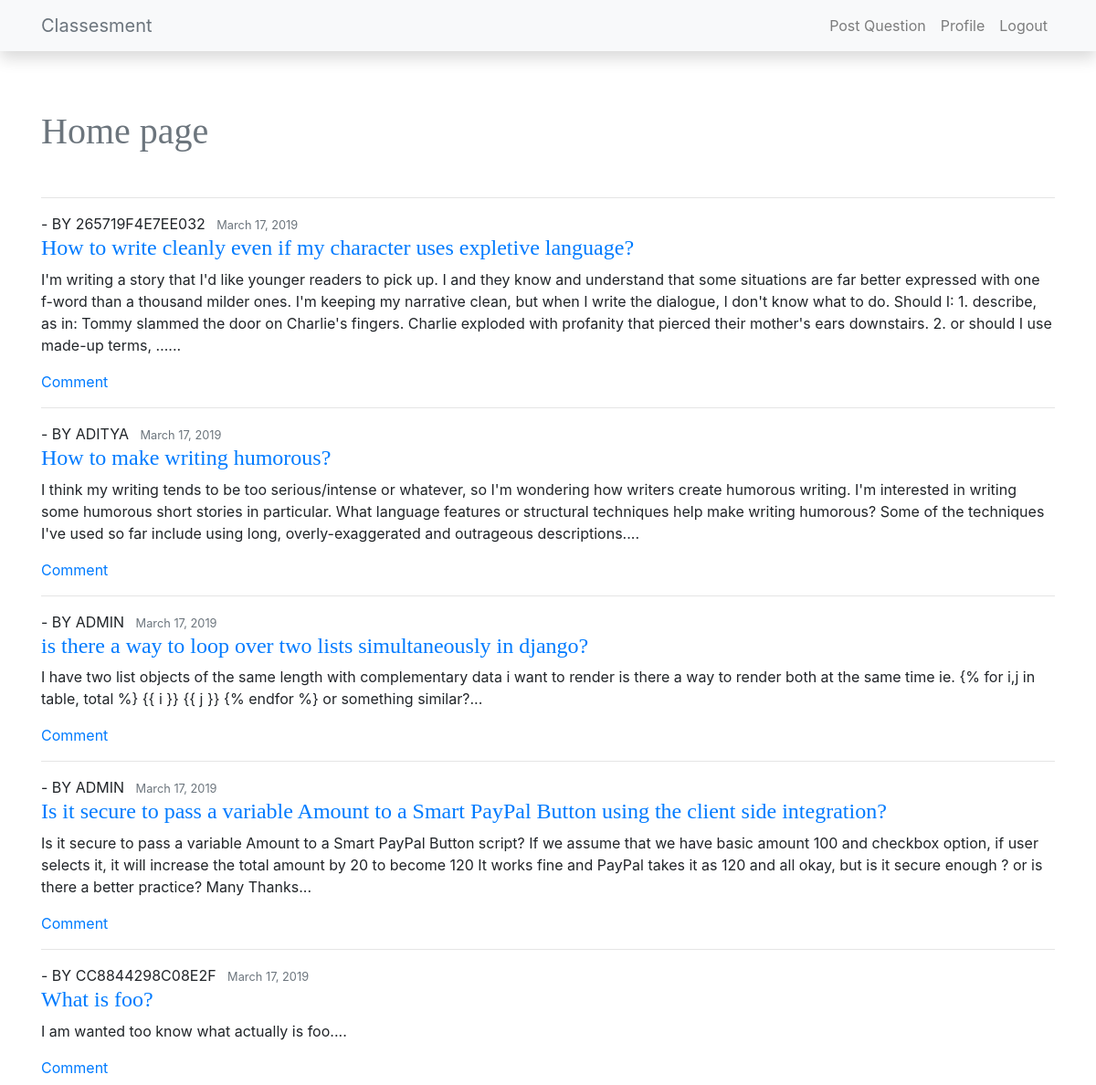
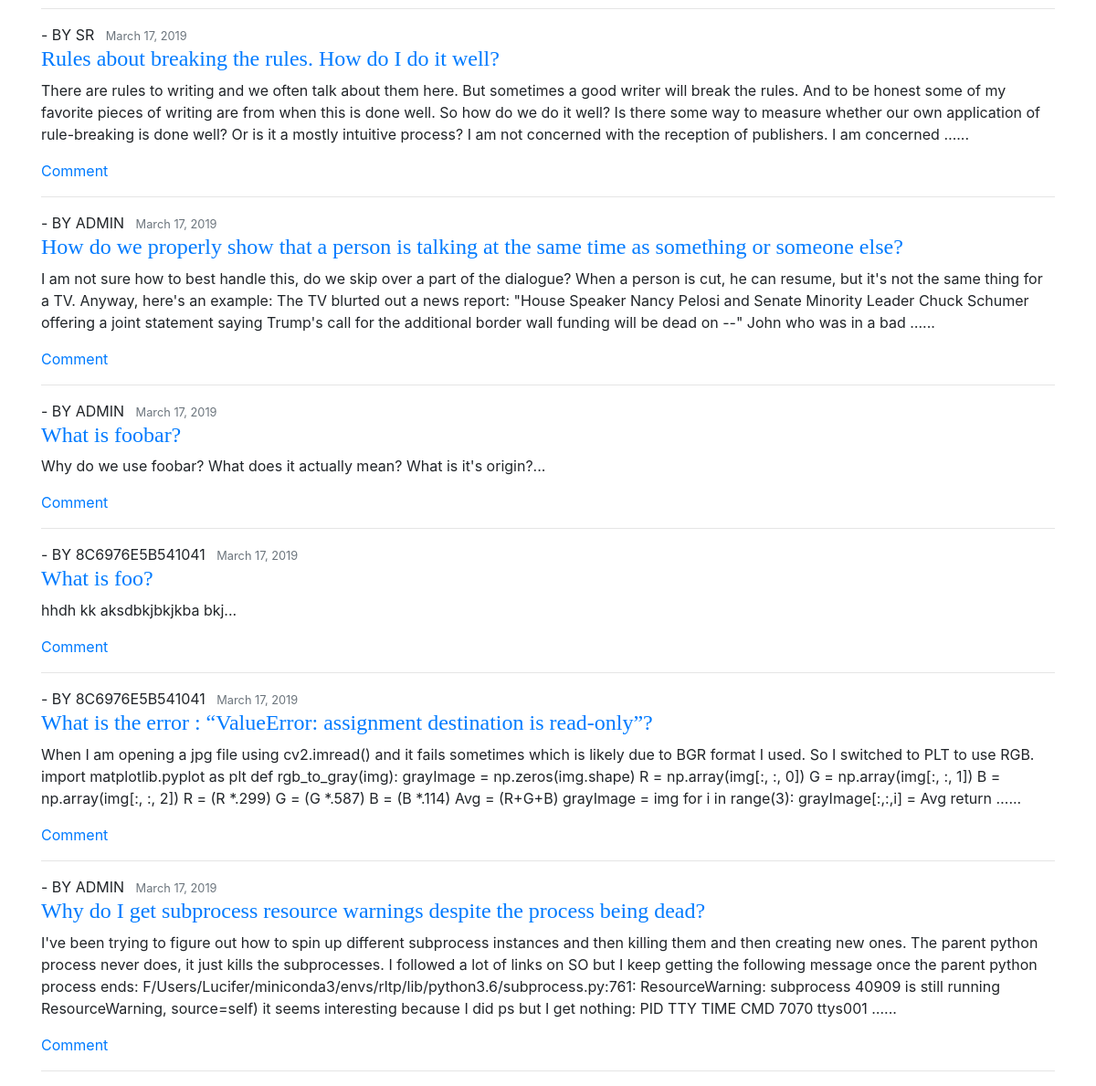
The app's page / (signed in) with its own data (2 pictures, top to bottom).
### blog/models.py (models this page shows)
class Post(models.Model):
    author = models.ForeignKey(User, on_delete=models.CASCADE)
    title = models.CharField(max_length = 100)
    content = models.TextField()
    dateposted = models.DateTimeField(default=timezone.now)
    tags = TaggableManager()
    anonymous = models.BooleanField()

### blog/views.py (the view)
# urls.py: path('', views.home, name='blog-home'),
@login_required
def home(request):
    posts = Post.objects.all()
    hash_user = []
    for post in posts:
        if post.anonymous == True:
            hash_user.append(encrypt_string(post.author.username)[:15])
        else:
            hash_user.append(post.author.username)
    context = {
        'posts':zip(posts, hash_user),
        'name':'Home Page',
        'head':'Home page'
    }
    return render(request, 'blog/home.html', context=context)

### blog/views.py (called while the page is built)
def encrypt_string(hash_string):
    sha_signature = \
        hashlib.sha256(hash_string.encode()).hexdigest()
    return sha_signature

### blog/templates/blog/home.html
{% extends "blog/base.html" %}
{% block content %}
<h1 class="text-muted">{{ head }}</h1>
<br>
<hr>
    {% for post, user in posts %}
        <article class="media content-section">
          <div class="media-body">
            <div class="article-metadata">
              <a class="mr-2" style="text-transform:uppercase"> - By {{ user }}</a>
              <small class="text-muted">{{ post.dateposted|date:"F d, Y" }}</small>
            </div>
            <h4><a class="article-title" href="{% url 'thread' post.id %}">{{ post.title }}</a></h4>
            <p class="article-content">{{ post.content|truncatewords:80 }}...</p>
            <a class="article-title" href="{% url 'thread' post.id %}">Comment</a>
          </div>
        </article>
        <hr>
    {% endfor %}
{% endblock content %}

### blog/templates/blog/base.html (shortened to what this page needs)
{% load static %}
<!DOCTYPE html>
<html lang="en">
<head>
    <link rel="stylesheet" href="https://stackpath.bootstrapcdn.com/bootstrap/4.3.1/css/bootstrap.min.css">
    <link rel="stylesheet" type='text/css' href="{% static 'css/blog.css' %}">
</head>
<body>
    <div class="container">
        <nav class="navbar navbar-expand-lg navbar-light bg-light shadow fixed-top">
            <div class="container">
                <a class="navbar-brand text-muted text-light" href="{% url 'blog-home' %}">Classesment</a>
                <div class="collapse navbar-collapse" id="navbarResponsive">
                <ul class="navbar-nav ml-auto">
                {% if user.is_authenticated %}
                <a class="nav-item nav-link" href="{% url 'question' %}">Post Question</a>
                <a class="nav-item nav-link" href="{% url 'user-profile' %}">Profile</a>
                <a class="nav-item nav-link" href="{% url 'logout' %}">Logout</a>
                {% else %}
                <a class="nav-item nav-link" href="{% url 'login' %}">Login</a>
                <a class="nav-item nav-link" href="{% url 'register' %}">Register</a>
                {% endif %}
                </ul>
                </div>
            </div>
        </nav>
        <br>
        <br>
        <br>
        <br>
        <br>
        {% block content %}{% endblock content %}
    </div>
</body>
</html>

### users/static/css/blog.css (style rules this page uses)
h1, h2, h3, h4, h5, h6 { font-family: "Playfair Display", Georgia, "Times New Roman", serif; }

### records on screen
Post: user "265719F4E7EE032", dateposted "March 17, 2019", title "How to write cleanly even if my character uses expletive language?", content "I'm writing a story that I'd like younger readers to pick up. I and they know and understand that some situations are far better expressed with one f-word than a thousand milder ones. I'm keeping my narrative clean, but when I write the dialogue, I don't know what to do. Should I: 1. describe, as in: Tommy slammed the door on Charlie's fingers. Charlie exploded with profanity that pierced their mother's ears downstairs. 2. or should I use made-up terms, …"
Post: username "ADITYA", dateposted "March 17, 2019", title "How to make writing humorous?", content "I think my writing tends to be too serious/intense or whatever, so I'm wondering how writers create humorous writing. I'm interested in writing some humorous short stories in particular. What language features or structural techniques help make writing humorous? Some of the techniques I've used so far include using long, overly-exaggerated and outrageous descriptions."
Post: username "ADMIN", dateposted "March 17, 2019", title "is there a way to loop over two lists simultaneously in django?", content "I have two list objects of the same length with complementary data i want to render is there a way to render both at the same time ie. {% for i,j in table, total %} {{ i }} {{ j }} {% endfor %} or something similar?"
Post: username "ADMIN", dateposted "March 17, 2019", title "Is it secure to pass a variable Amount to a Smart PayPal Button using the client side integration?", content "Is it secure to pass a variable Amount to a Smart PayPal Button script? If we assume that we have basic amount 100 and checkbox option, if user selects it, it will increase the total amount by 20 to become 120 It works fine and PayPal takes it as 120 and all okay, but is it secure enough ? or is there a better practice? Many Thanks"
Post: user "CC8844298C08E2F", dateposted "March 17, 2019", title "What is foo?", content "I am wanted too know what actually is foo."
Post: username "SR", dateposted "March 17, 2019", title "Rules about breaking the rules. How do I do it well?", content "There are rules to writing and we often talk about them here. But sometimes a good writer will break the rules. And to be honest some of my favorite pieces of writing are from when this is done well. So how do we do it well? Is there some way to measure whether our own application of rule-breaking is done well? Or is it a mostly intuitive process? I am not concerned with the reception of publishers. I am concerned …"
Post: username "ADMIN", dateposted "March 17, 2019", title "How do we properly show that a person is talking at the same time as something or someone else?", content "I am not sure how to best handle this, do we skip over a part of the dialogue? When a person is cut, he can resume, but it's not the same thing for a TV. Anyway, here's an example: The TV blurted out a news report: \"House Speaker Nancy Pelosi and Senate Minority Leader Chuck Schumer offering a joint statement saying Trump's call for the additional border wall funding will be dead on --\" John who was in a bad …"
Post: username "ADMIN", dateposted "March 17, 2019", title "What is foobar?", content "Why do we use foobar? What does it actually mean? What is it's origin?"
Post: user "8C6976E5B541041", dateposted "March 17, 2019", title "What is foo?", content "hhdh kk aksdbkjbkjkba bkj"
Post: user "8C6976E5B541041", dateposted "March 17, 2019", title "What is the error : “ValueError: assignment destination is read-only”?", content "When I am opening a jpg file using cv2.imread() and it fails sometimes which is likely due to BGR format I used. So I switched to PLT to use RGB. import matplotlib.pyplot as plt def rgb_to_gray(img): grayImage = np.zeros(img.shape) R = np.array(img[:, :, 0]) G = np.array(img[:, :, 1]) B = np.array(img[:, :, 2]) R = (R *.299) G = (G *.587) B = (B *.114) Avg = (R+G+B) grayImage = img for i in range(3): grayImage[:,:,i] = Avg return …"
Post: username "ADMIN", dateposted "March 17, 2019", title "Why do I get subprocess resource warnings despite the process being dead?", content "I've been trying to figure out how to spin up different subprocess instances and then killing them and then creating new ones. The parent python process never does, it just kills the subprocesses. I followed a lot of links on SO but I keep getting the following message once the parent python process ends: F/Users/Lucifer/miniconda3/envs/rltp/lib/python3.6/subprocess.py:761: ResourceWarning: subprocess 40909 is still running ResourceWarning, source=self) it seems interesting because I did ps but I get nothing: PID TTY TIME CMD 7070 ttys001 …"

### other values on screen
{{ head }} "Home page"
